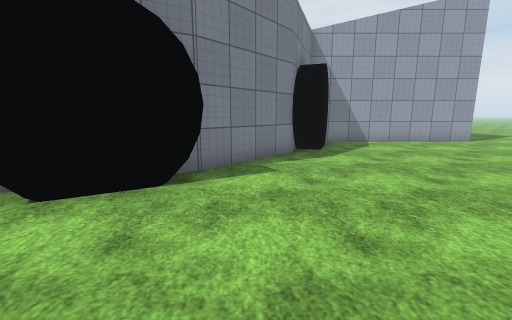
view 1 (above)

17 first-person views from a walk through a 3-D level made in the Unity game engine. The camera is 1.3 m above the floor, tilts 10° down and sees 90° across. The floor is counted in squares, 1 m on a side. Each view is taken from the middle of a square. On the plan, view 1 faces up. The plan holds only what a view shows up to about 13 squares ahead; the rest is blank. The place goes on beyond the plan. The terrain is drawn as flat ground. The player character is not drawn. Door leaves are left out, so doorways stand open. Surface patterns are stand-ins for the level's own textures.

view 2
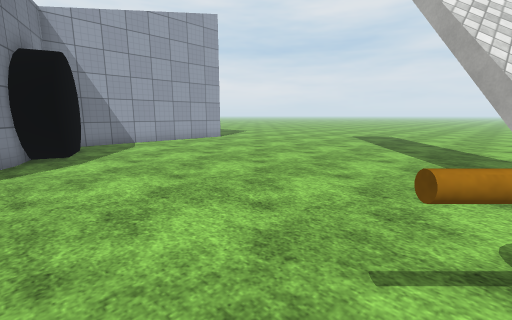

view 3
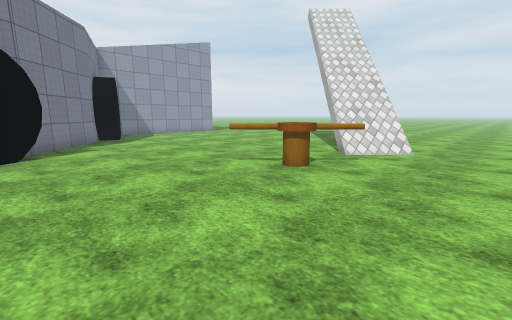

view 4
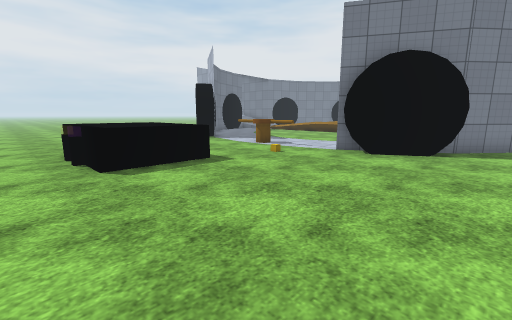

view 5
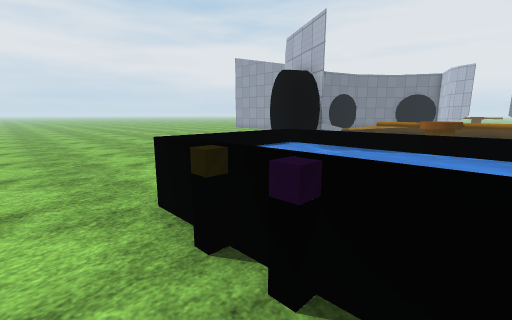

view 6
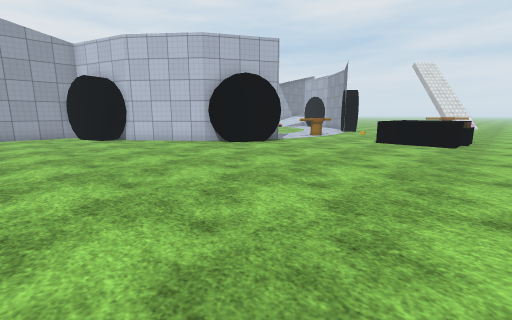

view 7
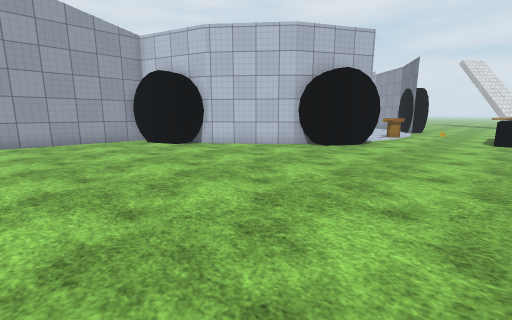

view 8
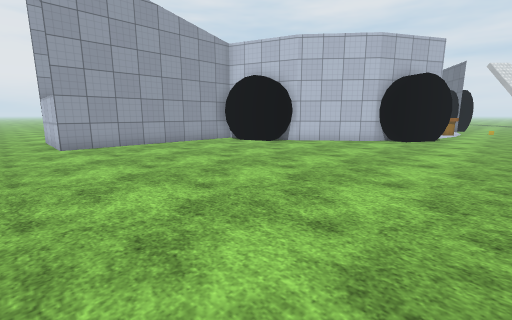

view 9
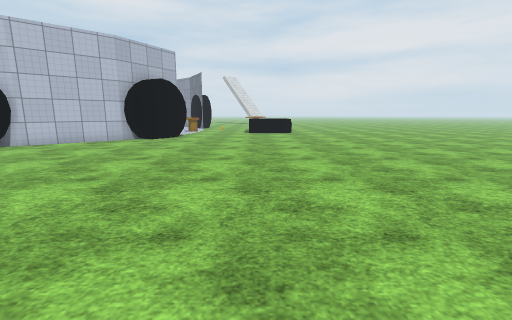

view 10
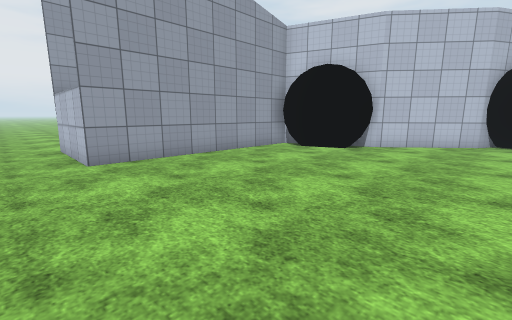

view 11
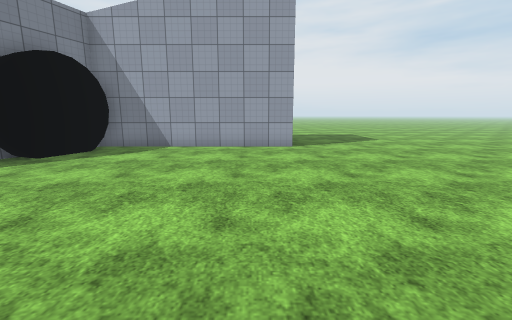

view 12
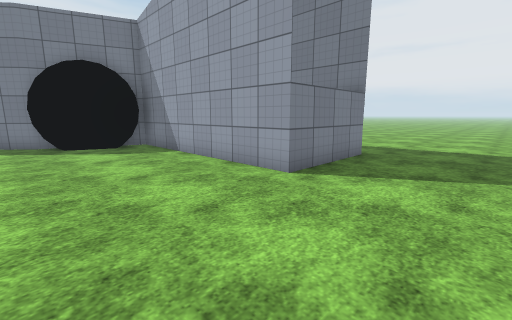

view 13
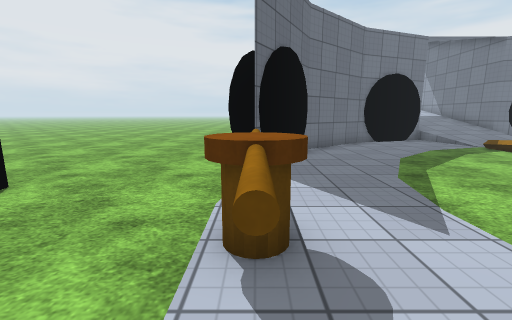

view 14
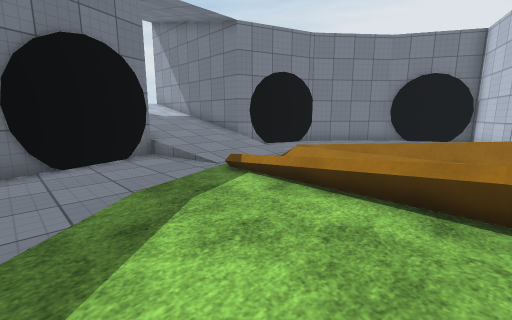

view 15
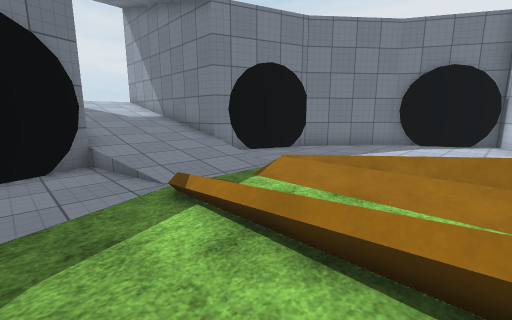

view 16
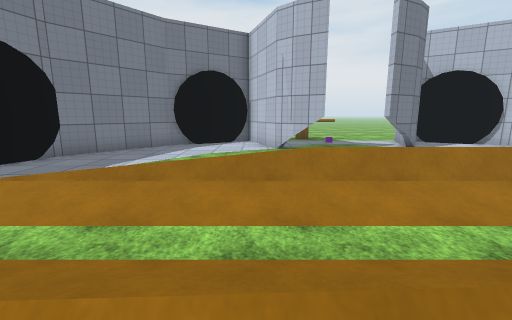

view 17
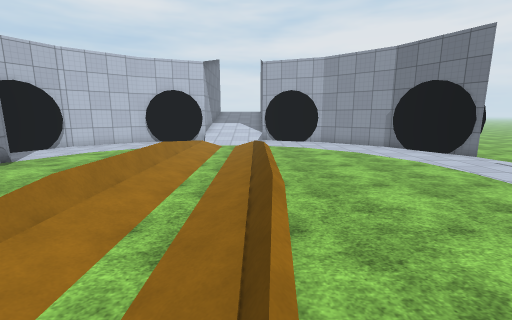

### Floor plan
Key: @ floor where view 1 was taken; # wall or solid block; . main floor; : floor 0.5 m higher than the main floor; + floor 2 m higher than the main floor; / step, stairs or slope; = window, fence, low wall or low ledge; ≈ water the walk keeps out of; O other object.
Columns run from 29 left of view 1 to 14 right of it. Each row starts with its distance up from view 1.
 25                 ## .....##                ..
 24               #### .O...####             ...
 23              ##..##....##..##           ....
 22 ..          ##....##   #....           .....
 21 ...        ##......   ##....          ......
 20 ...       ##.....    .......          ......
 19 ...       #.....     .......           .....
 18 ...       #...                         .....
 17 ..       ##..                          .....
 16 ..####### :////::========::/           #....
 15 ..+/////////................            ....
 14 ..+/////////................            ....
 13 ..########://///:========:/     ########....
 12 .........##.................   ##...........
 11 .........##.................   ##...........
 10 ..........#.................   #............
  9 ..........##................  ##............
  8 ...........##............... ##.............
  7 ............##..............##..............
  6 .............##............##..............
  5 .............###..........###...............
  4 ..............###.  OO...###................
  3 ............................................
  2  ......................O....................
  1 ............................................
  0  ............................@......#/......
 -1 ...................=≈≈=.........OO.=///
 -2  ..................≈≈≈≈.............//.....
 -3  ..................=≈≈=.....................
 -4   ..................  ......................
 -5    ......................... ...............

Positions as (right, up) in squares from view 1, and headings:
1: (0, 0), facing up
2: (1, 0), facing up-right
3: (-2, -5), facing up-right
4: (0, -5), facing up-left
5: (-7, -5), facing up-left
6: (-23, -5), facing up-right
7: (-25, -1), facing up-right
8: (-29, 1), facing up-right
9: (-29, -1), facing right
10: (-29, 5), facing up-right
11: (9, 2), facing up
12: (14, 8), facing up-left
13: (-6, 4), facing left
14: (-11, 9), facing up-left
15: (-12, 11), facing up-left
16: (-12, 12), facing up
17: (-15, 13), facing right
